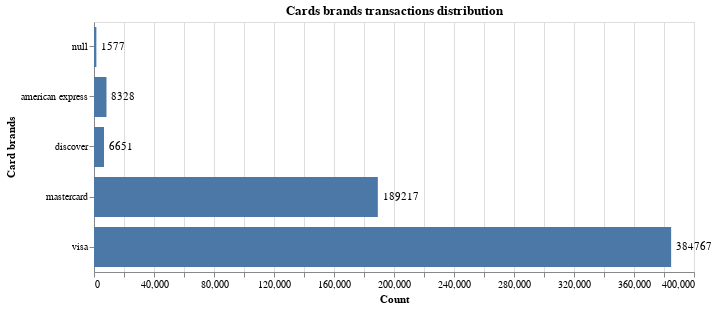

The notebook cell saved with this chart:
### Markdown cell above
One can see how the data is distributed regarding the card brands. The dataset has four brands: American Express, Discover, Mastercard and Visa. It is possible to verify the Visa brand's dominance of purchases, with almost 400 thousand purchases. The Mastercard brand follows it with nearly 190 thousand purchases. American Express has around 8 thousand purchases, and Discover has over 6 thousand.

### Code cell
#The bar chart presents the amount of each credit card brand used in the transactions.
bar_chart=alt.Chart(card4Group).mark_bar(size=40).encode(
    x=alt.X('count:Q', title='Count'),
    y=alt.Y('card4:N', title='Card brands'))
bar_text = bar_chart.mark_text(align='left', baseline='middle', dx=5).encode(text='count:Q')
(bar_chart + bar_text).properties(height=alt.Step(50), width=600, title='Cards brands transactions distribution')

### Figure 1 — Vega-Lite specification as saved in the notebook (floating-point values rounded to 4 significant figures)
{"config": {"view": {"continuousWidth": 400, "continuousHeight": 300}}, "layer": [{"mark": {"type": "bar", "size": 40}, "encoding": {"x": {"field": "count", "title": "Count", "type": "quantitative"}, "y": {"field": "card4", "title": "Card brands", "type": "nominal"}}}, {"mark": {"type": "text", "align": "left", "baseline": "middle", "dx": 5}, "encoding": {"text": {"field": "count", "type": "quantitative"}, "x": {"field": "count", "title": "Count", "type": "quantitative"}, "y": {"field": "card4", "title": "Card brands", "type": "nominal"}}}], "data": {"name": "data-035ce3365887a5573fc10ac4d92bdb85"}, "height": {"step": 50}, "title": "Cards brands transactions distribution", "width": 600, "$schema": "https://vega.github.io/schema/vega-lite/v4.17.0.json", "datasets": {"data-035ce3365887a5573fc10ac4d92bdb85": [{"card4": "american express", "count": 8328}, {"card4": "discover", "count": 6651}, {"card4": "mastercard", "count": 189217}, {"card4": "visa", "count": 384767}, {"card4": null, "count": 1577}]}}
